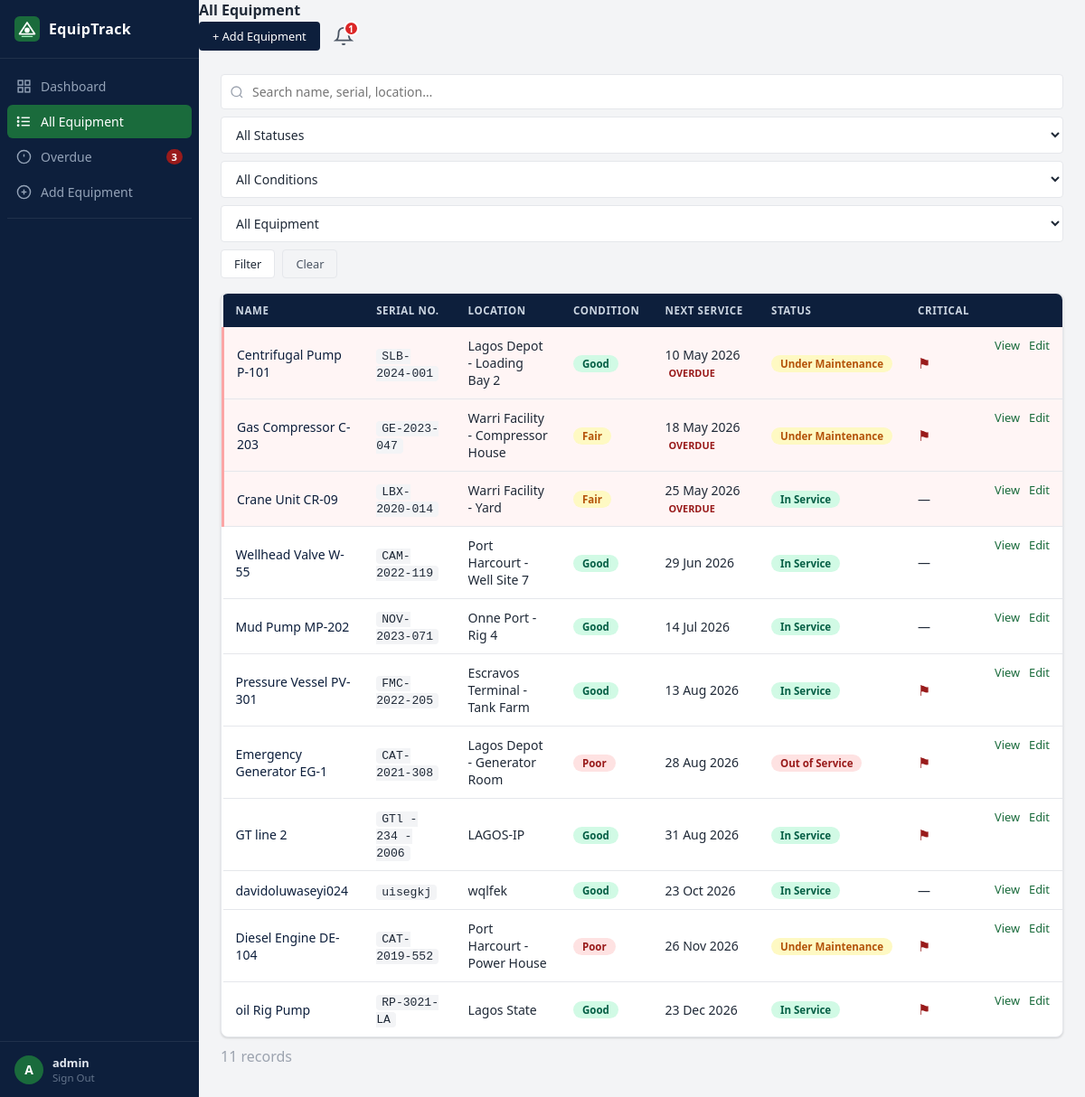
Page /equipment/ (signed in) on the earlier database version.
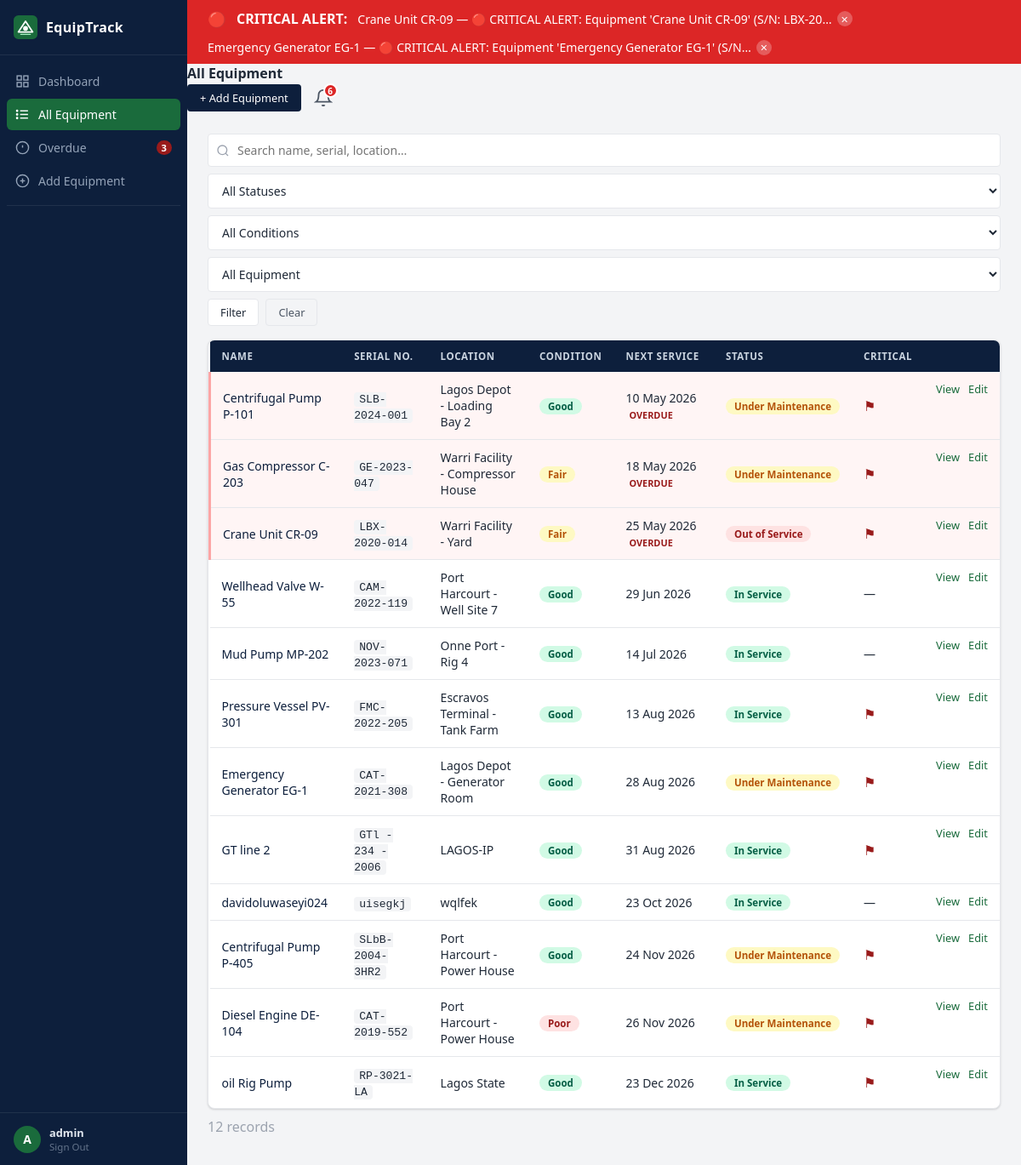
Same page on the later database version.
### tracker/models.py (models this page shows, shortened)
class Equipment(models.Model):
    class Condition(models.TextChoices):
        GOOD = "good", "Good"
        FAIR = "fair", "Fair"
        POOR = "poor", "Poor"
    class Status(models.TextChoices):
        IN_SERVICE        = "in_service",        "In Service"
        UNDER_MAINTENANCE = "under_maintenance",  "Under Maintenance"
        OUT_OF_SERVICE    = "out_of_service",     "Out of Service"
    name              = models.CharField(max_length=200)
    serial_number     = models.CharField(max_length=100, unique=True)
    location          = models.CharField(max_length=200)
    condition         = models.CharField(max_length=10, choices=Condition.choices, default=Condition.GOOD)
    status            = models.CharField(max_length=20, choices=Status.choices, default=Status.IN_SERVICE, db_index=True)
    critical          = models.BooleanField(default=False, db_index=True)
    last_service_date = models.DateField(null=True, blank=True)
    next_due_date     = models.DateField(null=True, blank=True, db_index=True)
    notes             = models.TextField(blank=True, default="")
    created_at        = models.DateTimeField(auto_now_add=True)
    updated_at        = models.DateTimeField(auto_now=True)
    @property
    def is_overdue(self):
        if self.next_due_date is None:
            return False
        return self.next_due_date < timezone.now().date()
    @property
    def days_until_due(self):
        if self.next_due_date is None:
            return None
        return (self.next_due_date - timezone.now().date()).days
    class Meta:
        ordering = ["next_due_date"]
        verbose_name = "Equipment"
        verbose_name_plural = "Equipment"

### notifications/models.py (models this page shows, shortened)
class Notification(models.Model):
    STATUS_CHOICES = [
        ('in_service', 'In Service'),
        ('under_maintenance', 'Under Maintenance'),
        ('out_of_service', 'Out Of Service'),
        ('critical', 'Critical'),
        ('overdue', 'Overdue'),
    ]
    equipment = models.ForeignKey(
        'tracker.Equipment',
        on_delete=models.CASCADE,
        related_name='notifications',
    )
    user = models.ForeignKey(
        User,
        on_delete=models.CASCADE,
        null=True,
        blank=True,
    )
    status  = models.CharField(max_length=20, choices=STATUS_CHOICES)
    message = models.TextField()
    is_read = models.BooleanField(default=False)
    is_dismissed = models.BooleanField(default=False)
    created_at = models.DateTimeField(auto_now_add=True)
    class Meta:
        ordering = ['-created_at']

### tracker/views.py (the view)
# urls.py: path('equipment/',     views.equipment_list,     name='equipment_list'),
@login_required
def equipment_list(request):
    qs = Equipment.objects.all()
    q         = request.GET.get('q', '').strip()
    status    = request.GET.get('status', '')
    condition = request.GET.get('condition', '')
    critical  = request.GET.get('critical', '')
    sort      = request.GET.get('sort', 'next_due_date')
    if q:
        qs = qs.filter(Q(name__icontains=q)|Q(serial_number__icontains=q)|Q(location__icontains=q))
    if status:    qs = qs.filter(status=status)
    if condition: qs = qs.filter(condition=condition)
    if critical == 'yes': qs = qs.filter(critical=True)
    if sort in ['next_due_date','-next_due_date','name','-name','-updated_at']:
        qs = qs.order_by(sort)
    return render(request, 'tracker/equipment_list.html', {
        'equipments': qs, 'q': q, 'status': status,
        'condition': condition, 'critical': critical, 'sort': sort,
        'status_choices':    Equipment.Status.choices,
        'condition_choices': Equipment.Condition.choices,
        **_stats(),
    })

### notifications/context_processors.py (called while the page is built)
def notifications_processor(request):
    if not request.user.is_authenticated:
        return {}
    unread = Notification.objects.filter(
        user=request.user,
        is_read=False,
        is_dismissed=False,
    ).select_related('equipment').order_by('-created_at')
    critical = unread.filter(status='critical')
    return {
        'unread_notifications': unread,
        'critical_notifications': critical,
        'unread_count': unread.count(),
    }

### tracker/views.py (called while the page is built)
def _stats():
    today = timezone.now().date()
    return {
        'total':       Equipment.objects.count(),
        'in_service':  Equipment.objects.filter(status=Equipment.Status.IN_SERVICE).count(),
        'maintenance': Equipment.objects.filter(status=Equipment.Status.UNDER_MAINTENANCE).count(),
        'out_service': Equipment.objects.filter(status=Equipment.Status.OUT_OF_SERVICE).count(),
        'overdue':     Equipment.objects.filter(next_due_date__lt=today).count(),
        'critical':    Equipment.objects.filter(critical=True).count(),
        'due_soon':    Equipment.objects.filter(
                           next_due_date__gte=today,
                           next_due_date__lte=today + timedelta(days=14)
                       ).count(),
    }

### tracker/templates/tracker/equipment_list.html (shortened to what this page needs)
{% extends 'tracker/base.html' %}
{% block nav_list %}{% if not is_overdue_view %}active{% endif %}{% endblock %}
{% block nav_overdue %}{% if is_overdue_view %}active{% endif %}{% endblock %}
{% block page_title %}{% if is_overdue_view %}Overdue Equipment{% else %}All Equipment{% endif %}{% endblock %}
{% block topbar_actions %}
  <a href="{% url 'tracker:equipment_create' %}" class="btn btn--primary btn--sm">+ Add Equipment</a>
{% endblock %}
{% block content %}
{% if not is_overdue_view %}
<div class="filter-bar">
  <form method="get" class="filter-form">
    <div class="filter-form__search">
      <input class="form-input search-input" type="text" name="q" value="{{ q }}" placeholder="Search name, serial, location…"/>
    </div>
    <select name="status" class="form-select filter-select">
      <option value="">All Statuses</option>
    </select>
    <select name="condition" class="form-select filter-select">
      <option value="">All Conditions</option>
    </select>
    <select name="critical" class="form-select filter-select">
      <option value="">All Equipment</option>
    </select>
    <button type="submit" class="btn btn--secondary btn--sm">Filter</button>
    {% if q or status or condition or critical %}
      <a href="{% url 'tracker:equipment_list' %}" class="btn btn--ghost btn--sm">Clear</a>
    {% endif %}
  </form>
</div>
{% endif %}
<div class="table-card">
  <table class="data-table">
    <thead>
      <tr>
        <th>Name</th>
        <th>Serial No.</th>
        <th>Location</th>
        <th>Condition</th>
        <th>Next Service</th>
        <th>Status</th>
        <th>Critical</th>
        <th></th>
      </tr>
    </thead>
    <tbody>
    {% for eq in equipments %}
      <tr class="{% if eq.is_overdue %}row--overdue{% endif %}">
        <td>
          <a href="{% url 'tracker:equipment_detail' eq.pk %}" class="table-link">{{ eq.name }}</a>
        </td>
        <td><code>{{ eq.serial_number }}</code></td>
        <td>{{ eq.location }}</td>
        <td>
          {% if eq.condition == 'good' %}<span class="badge badge--green">Good</span>
          {% elif eq.condition == 'fair' %}<span class="badge badge--yellow">Fair</span>
          {% else %}<span class="badge badge--red">Poor</span>{% endif %}
        </td>
        <td>
          {% if eq.next_due_date %}
            {{ eq.next_due_date|date:"d M Y" }}
            {% if eq.is_overdue %}
              <span class="overdue-tag">OVERDUE</span>
            {% elif eq.days_until_due <= 14 %}
              <span class="due-soon-tag">Soon</span>
            {% endif %}
          {% else %}
            <span class="text-muted">—</span>
          {% endif %}
        </td>
        <td>{% include 'tracker/_status_badge.html' with status=eq.status %}</td>
        <td>
          {% if eq.critical %}<span class="critical-dot" title="Critical">⚑</span>{% else %}—{% endif %}
        </td>
        <td class="table-actions">
          <a href="{% url 'tracker:equipment_detail' eq.pk %}" class="action-link">View</a>
          <a href="{% url 'tracker:equipment_edit' eq.pk %}" class="action-link">Edit</a>
        </td>
      </tr>
    {% endfor %}
    </tbody>
  </table>
</div>
<div class="table-footer">
  <span class="text-muted">{{ equipments|length }} record{% if equipments|length != 1 %}s{% endif %}</span>
</div>
{% endblock %}

### tracker/templates/tracker/base.html (shortened to what this page needs)
{% load static %}
<!DOCTYPE html>
<html lang="en">
<head>
  <link rel="stylesheet" href="{% static 'css/main.css' %}"/>
</head>
<body>
<div class="app-shell">
  <aside class="sidebar">
    <div class="sidebar__brand">
      <span>EquipTrack</span>
    </div>
    <nav class="sidebar__nav">
      <a href="{% url 'tracker:dashboard' %}" class="nav-item {% block nav_dashboard %}{% endblock %}">
        <svg viewBox="0 0 24 24" fill="none" stroke="currentColor" stroke-width="2"><rect x="3" y="3" width="7" height="7"/><rect x="14" y="3" width="7" height="7"/><rect x="14" y="14" width="7" height="7"/><rect x="3" y="14" width="7" height="7"/></svg>
        Dashboard
      </a>
      <a href="{% url 'tracker:equipment_list' %}" class="nav-item {% block nav_list %}{% endblock %}">
        All Equipment
      </a>
      <a href="{% url 'tracker:equipment_overdue' %}" class="nav-item {% block nav_overdue %}{% endblock %}">
        <svg viewBox="0 0 24 24" fill="none" stroke="currentColor" stroke-width="2"><circle cx="12" cy="12" r="10"/><line x1="12" y1="8" x2="12" y2="12"/><line x1="12" y1="16" x2="12.01" y2="16"/></svg>
        Overdue
        {% if overdue and overdue > 0 %}<span class="badge-count">{{ overdue }}</span>{% endif %}
      </a>
      <a href="{% url 'tracker:equipment_create' %}" class="nav-item {% block nav_add %}{% endblock %}">
        <svg viewBox="0 0 24 24" fill="none" stroke="currentColor" stroke-width="2"><circle cx="12" cy="12" r="10"/><line x1="12" y1="8" x2="12" y2="16"/><line x1="8" y1="12" x2="16" y2="12"/></svg>
        Add Equipment
      </a>
      <div class="sidebar__divider"></div>
    </nav>
    <div class="sidebar__user">
      <div class="user-avatar">{{ request.user.username|first|upper }}</div>
      <div class="user-info">
        <span class="user-name">{{ request.user.username }}</span>
        <a href="{% url 'logout' %}" class="user-logout">Sign Out</a>
      </div>
    </div>
  </aside>
  <div class="main-area">
    {% if critical_notifications %}
    <div class="critical-banner" id="criticalBanner">
      <div class="critical-banner__inner">
        <span class="critical-banner__icon">🔴</span>
        <strong>CRITICAL ALERT:</strong>
        {% for note in critical_notifications %}
          <span class="critical-banner__item">
            {{ note.equipment.name }} — {{ note.message|truncatechars:60 }}
            <button class="critical-banner__dismiss"
                    data-id="{{ note.pk }}"
                    data-url="{% url 'notifications:dismiss' note.pk %}">✕</button>
          </span>
        {% endfor %}
      </div>
    </div>
    {% endif %}
    <header class="topbar">
      <div class="topbar__left">
        <h2 class="topbar__title">{% block page_title %}{% endblock %}</h2>
      </div>
      <div class="topbar__right">
        {% block topbar_actions %}{% endblock %}
        {% if user.is_authenticated %}
        <div class="notif-bell" id="notifBell">
          <button class="notif-bell__btn" onclick="toggleDropdown()">
            <svg viewBox="0 0 24 24" fill="none" stroke="currentColor" stroke-width="2" width="22" height="22">
              <path d="M18 8A6 6 0 0 0 6 8c0 7-3 9-3 9h18s-3-2-3-9"/>
              <path d="M13.73 21a2 2 0 0 1-3.46 0"/>
            </svg>
            {% if unread_count > 0 %}
              <span class="notif-bell__badge">{{ unread_count }}</span>
            {% endif %}
          </button>
        </div>
        {% endif %}
      </div>
    </header>
    <main class="page-content">
      {% block content %}{% endblock %}
    </main>
  </div>
</div>
</body>
</html>

### tracker/templates/tracker/_status_badge.html
{% if status == "in_service" %}<span class="badge badge--green">In Service</span>
{% elif status == "under_maintenance" %}<span class="badge badge--yellow">Under Maintenance</span>
{% elif status == "out_of_service" %}<span class="badge badge--red">Out of Service</span>
{% else %}<span class="badge badge--grey">Unknown</span>{% endif %}

Differences in the rows shown:
added Notification: equipment.name "Crane Unit CR-09", message "🔴 CRITICAL ALERT: Equipment 'Crane Unit CR-09' (S/N: LBX-20…"
added Notification: equipment.name "Emergency Generator EG-1", message "🔴 CRITICAL ALERT: Equipment 'Emergency Generator EG-1' (S/N…"
changed Equipment "Crane Unit CR-09": status "In Service" → "Out of Service"; critical "—" → "⚑"
changed Equipment "Emergency Generator EG-1": condition "Poor" → "Good"; status "Out of Service" → "Under Maintenance"
added Equipment: name "Centrifugal Pump P-405", serial_number "SLbB-2004-3HR2", location "Port Harcourt - Power House", condition "Good", next_due_date "24 Nov 2026", shows "Under Maintenance"
Other differences:
{{ unread_count }}: "1" → "6"
{{ equipments|length }}: "11" → "12"
text now shown: "🔴 CRITICAL ALERT:"
